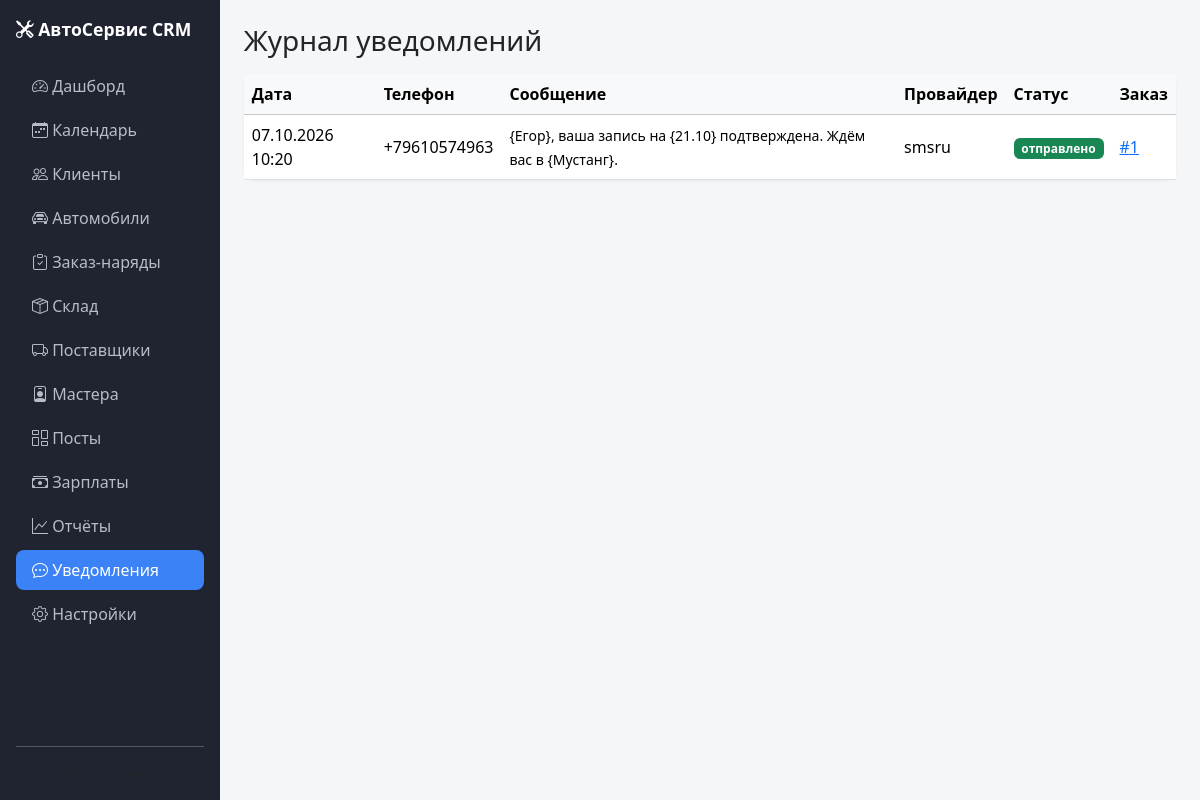
The page /notifications on the database its author committed.
### models.py (models this page shows, shortened)
class SMSLog(db.Model):
    __tablename__ = "sms_logs"
    id = db.Column(db.Integer, primary_key=True)
    phone = db.Column(db.String(30), nullable=False)
    message = db.Column(db.Text)
    provider = db.Column(db.String(30))
    status = db.Column(db.String(20))  # sent, failed
    error = db.Column(db.Text)
    order_id = db.Column(db.Integer, db.ForeignKey("orders.id"), nullable=True)
    created_at = db.Column(db.DateTime, default=lambda: datetime.now(timezone.utc))
    order = db.relationship("Order", backref="sms_logs")

### app.py (the view)
@app.route("/notifications")
def notifications_log():
    logs = SMSLog.query.order_by(SMSLog.id.desc()).limit(200).all()
    return render_template("notifications/log.html", logs=logs)

### app.py (called while the page is built)
@app.context_processor
def inject_globals():
    return {
        "ORDER_STATUSES": ORDER_STATUSES,
        "MOVEMENT_TYPES": MOVEMENT_TYPES,
        "MOVEMENT_COLORS": MOVEMENT_COLORS,
        "APPOINTMENT_STATUSES": APPOINTMENT_STATUSES,
        "APPOINTMENT_COLORS": APPOINTMENT_COLORS,
        "STATUS_COLORS": {
            "new": "secondary",
            "in_progress": "primary",
            "waiting_parts": "warning",
            "done": "info",
            "closed": "success",
            "canceled": "danger",
        },
    }

### templates/notifications/log.html (shortened to what this page needs)
{% extends "base.html" %}
{% block content %}
<div class="d-flex justify-content-between align-items-center mb-3">
    <h1 class="h3 mb-0">Журнал уведомлений</h1>
</div>
<div class="card stat-card">
    <div class="table-responsive">
        <table class="table table-hover mb-0 align-middle">
            <thead class="table-light">
            <tr>
                <th>Дата</th>
                <th>Телефон</th>
                <th>Сообщение</th>
                <th>Провайдер</th>
                <th>Статус</th>
                <th>Заказ</th>
            </tr>
            </thead>
            <tbody>
            {% for log in logs %}
                <tr>
                    <td>{{ log.created_at.strftime("%d.%m.%Y %H:%M") }}</td>
                    <td>{{ log.phone }}</td>
                    <td><small>{{ log.message[:80] }}{% if log.message|length > 80 %}...{% endif %}</small></td>
                    <td>{{ log.provider or "—" }}</td>
                    <td>
                        {% if log.status == 'sent' %}
                            <span class="badge bg-success">отправлено</span>
                        {% else %}
                            <span class="badge bg-danger" title="{{ log.error or '' }}">ошибка</span>
                        {% endif %}
                    </td>
                    <td>
                        {% if log.order_id %}
                            <a href="{{ url_for('order_detail', order_id=log.order_id) }}">#{{ log.order_id }}</a>
                        {% else %}—{% endif %}
                    </td>
                </tr>
            {% else %}
                <tr><td colspan="6" class="text-center text-muted py-4">Уведомлений пока нет.</td></tr>
            {% endfor %}
            </tbody>
        </table>
    </div>
</div>
{% endblock %}

### static/css/style.css (style rules this page uses)
body { background: #f5f6f8; font-family: system-ui, -apple-system, "Segoe UI", Roboto, sans-serif; }
.stat-card { border: none; border-radius: .75rem; box-shadow: 0 1px 3px rgba(0, 0, 0, .06); }

### rows shown on the page
SMSLog: created_at "07.10.2026 10:20", phone "+79610574963", message "{Егор}, ваша запись на {21.10} подтверждена. Ждём вас в {Мустанг}.", provider "smsru", status "отправлено", order_id "1"
